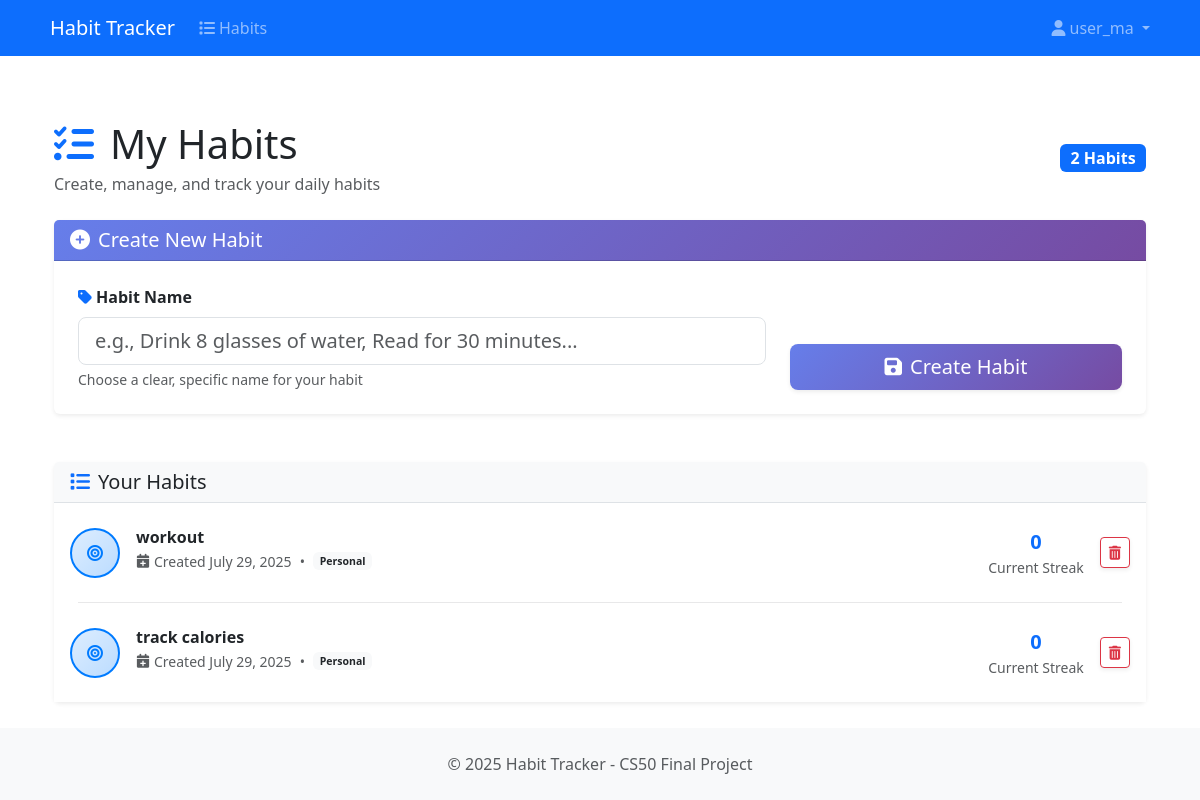
Page /habits (signed in) on the committed database.
### app.py (models this page shows, shortened)
class User(db.Model, UserMixin):
    id = db.Column(db.Integer, primary_key=True)
    username = db.Column(db.String(80), unique=True, nullable=False)
    email = db.Column(db.String(120), unique=True, nullable=False)
    password = db.Column(db.String(120), nullable=False)

class Habit(db.Model):
    id = db.Column(db.Integer, primary_key=True)
    name = db.Column(db.String(100), nullable=False)
    user_id = db.Column(db.Integer, db.ForeignKey('user.id'), nullable=False)
    created_at = db.Column(db.DateTime, default=datetime.utcnow)
    def get_current_streak(self):
        return 0

### app.py (the view, shortened to what this page needs)
@app.route('/habits', methods=['GET', 'POST'])
@login_required
def habits():
    print(f"Habits accessed by user: {current_user.username}")
    habits = Habit.query.filter_by(user_id=current_user.id).all()
    return render_template('habits.html', habits=habits)

### app.py (called while the page is built)
@login_manager.user_loader
def load_user(user_id):
    return User.query.get(int(user_id))

### templates/habits.html (shortened to what this page needs)
{% extends "base.html" %}
{% block content %}
<div class="container mt-4">
    <div class="row mb-4">
        <div class="col-12">
            <div class="d-flex justify-content-between align-items-center">
                <div>
                    <h1 class="display-6 mb-1">
                        <i class="fas fa-list-check text-primary me-3"></i>My Habits
                    </h1>
                    <p class="text-muted mb-0">Create, manage, and track your daily habits</p>
                </div>
                <div class="text-end">
                    <span class="badge bg-primary fs-6">{{ habits|length }} Habit{{ 's' if habits|length != 1 else '' }}</span>
                </div>
            </div>
        </div>
    </div>
    <div class="row mb-5">
        <div class="col-12">
            <div class="card shadow-sm border-0">
                <div class="card-header bg-gradient text-white" style="background: linear-gradient(135deg, #667eea 0%, #764ba2 100%);">
                    <h5 class="card-title mb-0">
                        <i class="fas fa-plus-circle me-2"></i>Create New Habit
                    </h5>
                </div>
                <div class="card-body p-4">
                    <form method="POST">
                        <div class="row align-items-end">
                            <div class="col-md-8">
                                <label for="name" class="form-label fw-semibold">
                                    <i class="fas fa-tag me-1 text-primary"></i>Habit Name
                                </label>
                                <input type="text"
                                       class="form-control form-control-lg"
                                       id="name"
                                       name="name"
                                       placeholder="e.g., Drink 8 glasses of water, Read for 30 minutes..."
                                       required
                                       maxlength="100">
                                <div class="form-text">Choose a clear, specific name for your habit</div>
                            </div>
                            <div class="col-md-4 mt-3 mt-md-0">
                                <button type="submit" class="btn btn-primary btn-lg w-100 shadow-sm">
                                    <i class="fas fa-save me-2"></i>Create Habit
                                </button>
                            </div>
                        </div>
                    </form>
                </div>
            </div>
        </div>
    </div>
    <div class="row">
        <div class="col-12">
            <div class="card shadow-sm border-0">
                <div class="card-header bg-light border-bottom">
                    <h5 class="card-title mb-0">
                        <i class="fas fa-list me-2 text-primary"></i>Your Habits
                    </h5>
                </div>
                <div class="card-body p-0">
                    {% if habits %}
                        <div class="list-group list-group-flush">
                            {% for habit in habits %}
                                <div class="list-group-item border-0 py-4">
                                    <div class="row align-items-center">
                                        <div class="col-md-8">
                                            <div class="d-flex align-items-start">
                                                <div class="habit-icon me-3">
                                                    <div class="rounded-circle d-flex align-items-center justify-content-center"
                                                         style="width: 50px; height: 50px; background: linear-gradient(135deg, #007bff22, #007bff44); border: 2px solid #007bff;">
                                                        <i class="fas fa-bullseye" style="color: #007bff;"></i>
                                                    </div>
                                                </div>
                                                <div class="habit-details">
                                                    <h6 class="mb-1 fw-bold text-dark">{{ habit.name }}</h6>
                                                    <div class="d-flex align-items-center text-muted small">
                                                        <i class="fas fa-calendar-plus me-1"></i>
                                                        <span>Created {{ habit.created_at.strftime('%B %d, %Y') }}</span>
                                                        <span class="mx-2">•</span>
                                                        <span class="badge bg-light text-dark">Personal</span>
                                                    </div>
                                                </div>
                                            </div>
                                        </div>
                                        <div class="col-md-4 text-md-end mt-3 mt-md-0">
                                            <div class="d-flex align-items-center justify-content-md-end">
                                                <div class="habit-stats me-3">
                                                    <div class="text-center">
                                                        <div class="fw-bold text-primary fs-5">
                                                            {% if habit.get_current_streak %}
                                                                {{ habit.get_current_streak() }}
                                                            {% else %}
                                                                0
                                                            {% endif %}
                                                        </div>
                                                        <div class="text-muted small">Current Streak</div>
                                                    </div>
                                                </div>
                                                <form method="POST" style="display:inline;" class="delete-form">
                                                    <button type="submit"
                                                            class="btn btn-outline-danger btn-sm shadow-sm delete-btn"
                                                            data-habit-name="{{ habit.name }}"
                                                            title="Delete habit">
                                                        <i class="fas fa-trash-alt"></i>
                                                    </button>
                                                </form>
                                            </div>
                                        </div>
                                    </div>
                                </div>
                            {% endfor %}
                        </div>
                    {% endif %}
                </div>
            </div>
        </div>
    </div>
</div>
{% endblock %}

### templates/base.html (shortened to what this page needs)
<!DOCTYPE html>
<html lang="en">
<head>
    <link href="https://cdnjs.cloudflare.com/ajax/libs/bootstrap/5.3.0/css/bootstrap.min.css" rel="stylesheet">
    <link href="https://cdnjs.cloudflare.com/ajax/libs/font-awesome/6.4.0/css/all.min.css" rel="stylesheet">
    <link href="{{ url_for('static', filename='css/style.css') }}" rel="stylesheet">
</head>
<body>
    <nav class="navbar navbar-expand-lg navbar-dark bg-primary">
        <div class="container">
            <a class="navbar-brand" href="{{ url_for('login') }}">
                Habit Tracker
            </a>
            <div class="collapse navbar-collapse" id="navbarNav">
                <ul class="navbar-nav me-auto">
                    {% if current_user.is_authenticated %}
                        <li class="nav-item">
                           <a class="nav-link" href="{{ url_for('habits') }}">
                              <i class="fas fa-list me-1"></i>Habits
                           </a>
                        </li>
                    {% endif %}
                </ul>
                <ul class="navbar-nav">
                    {% if current_user.is_authenticated %}
                        <li class="nav-item dropdown">
                            <a class="nav-link dropdown-toggle" href="#" id="navbarDropdown" role="button" data-bs-toggle="dropdown">
                                <i class="fas fa-user me-1"></i>{{ current_user.username }}
                            </a>
                        </li>
                    {% endif %}
                </ul>
            </div>
        </div>
    </nav>
    <main class="container mt-4">
        {% block content %}{% endblock %}
    </main>
     <footer class="bg-light py-4" style="flex-shrink: 0;">
        <div class="container text-center">
            <p class="text-muted mb-0" style="color: #555;">
                &copy; 2025 Habit Tracker - CS50 Final Project
            </p>
        </div>
    </footer>
</body>
</html>

### static/css/style.css (style rules this page uses)
html, body { height: 100%; margin: 0; }
body { display: flex; flex-direction: column; min-height: 100vh; }
main { flex: 1 0 auto; }
footer { flex-shrink: 0; width: 100%; }

### templates/habits.html (style rules this page uses)
.habit-icon { transition: transform 0.2s ease; }
.list-group-item { transition: all 0.2s ease; }
.delete-btn { transition: all 0.2s ease; }
.card { transition: box-shadow 0.2s ease; }
.bg-gradient { background: linear-gradient(135deg, #667eea 0%, #764ba2 100%) !important; }
.btn-primary { background: linear-gradient(135deg, #667eea 0%, #764ba2 100%); border: none; transition: all 0.2s ease; }

### rows in the picture
User: username "user_ma"
Habit: name "workout", created_at "July 29, 2025", get_current_streak "0"
Habit: name "track calories", created_at "July 29, 2025", get_current_streak "0"

### other values in the picture
{{ habits|length }} "2"
{{ 's' if habits|length != 1 else '' }} "s"
